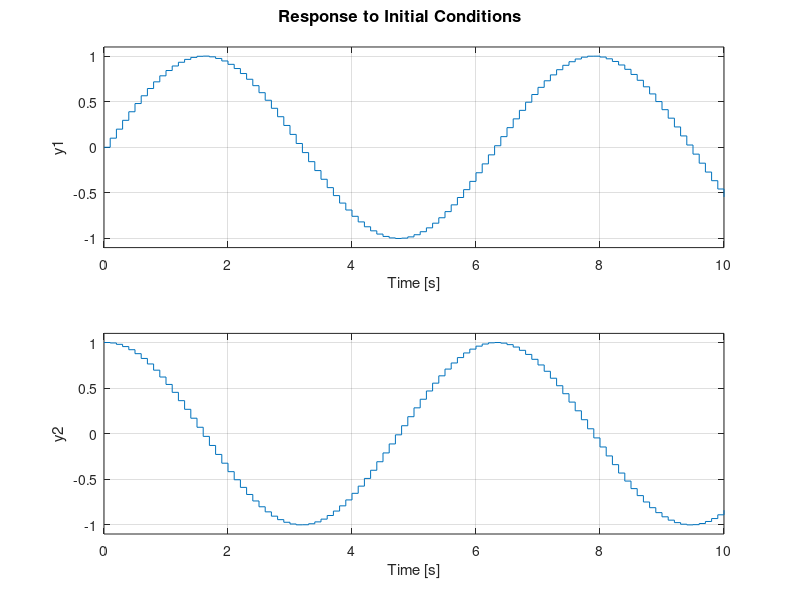
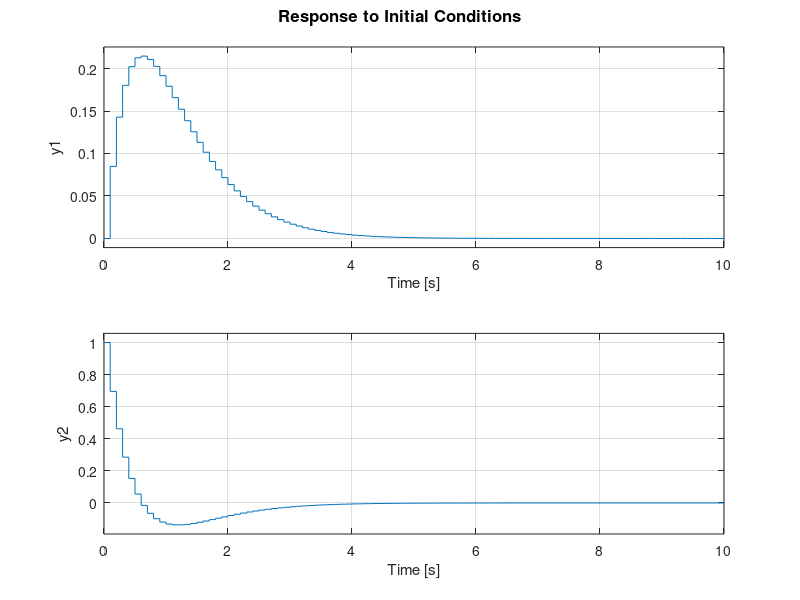
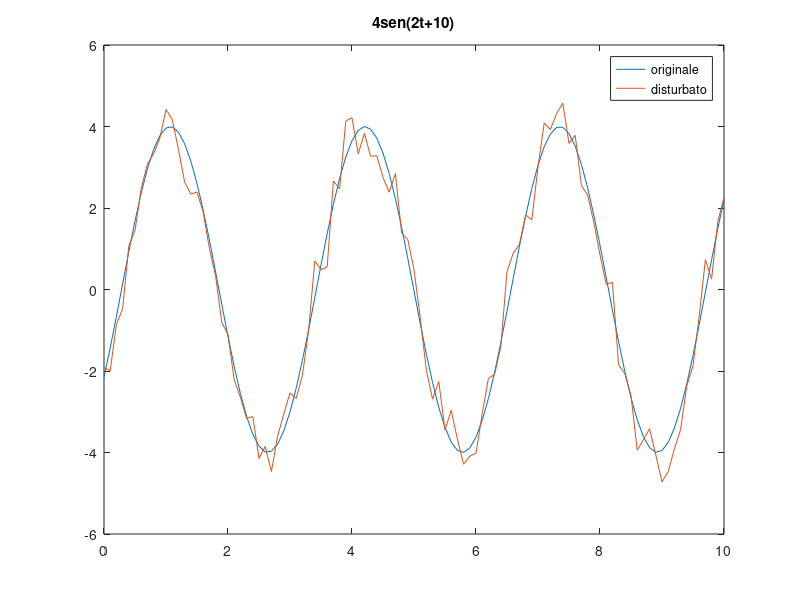
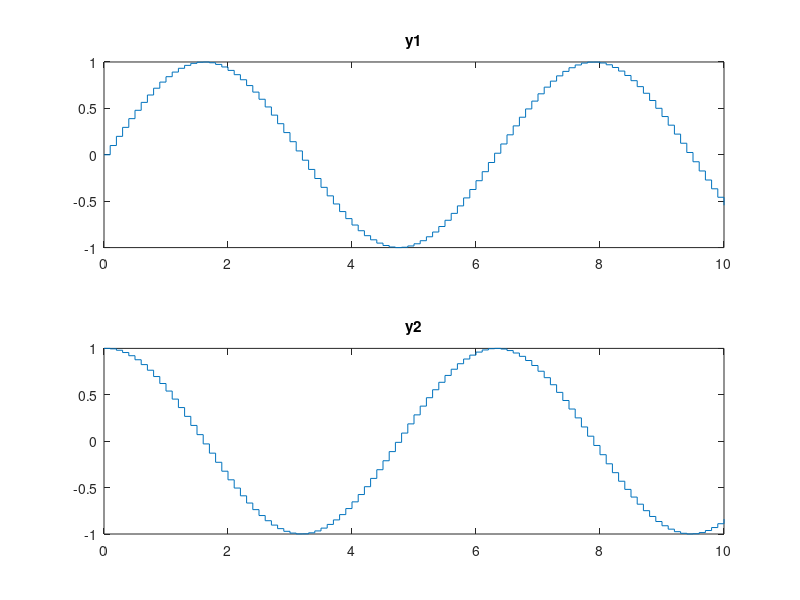

The MATLAB source for these figures, in order: (Note: this script raises an error after producing the figures.)
clear;
clc;

%% Parametri
orizzonte=10;
campionamento=0.1;
dimensione=(orizzonte/campionamento) +1;
x0=[0 1]';
A=[0 1; -1 0];
B=[0 1]';
C=eye(2);
D=[0 0]';
sys = ss(A,B,C,D);
sysd = c2d(sys,campionamento);
Ad=sysd.A;
Bd=sysd.B;

%% Stabilità
autovalori_continuo=eig(A);
autovalori_discreto=abs(eig(sysd.A));
figure(1);
initial(sysd,x0,orizzonte);

%% Ottimizzazione
Q=eye(2)*2;
Qf=Q;
R=0.25;
[K,S,E] = dlqr(Ad,Bd,Q,R);

%% Stabilità ciclo chiuso
Ad_chiuso=Ad-Bd*K;
autovalori_discreto_chiuso=abs(eig(Ad_chiuso));
sysd_chiuso=ss(Ad_chiuso,Bd,C,D,campionamento);
figure(2);
initial(sysd_chiuso,x0,orizzonte);


%% seno
x = 1:0.1:11;
t = 0:0.1:10;
y = zeros(1,length(x));
y_disturbato = zeros(1,length(x));
media=0;
sigma=0.5;
random=media+sigma*randn(1,length(x));

for i=1:length(x)
    y(i) = 4*sin(2*x(i)+10);
    y_disturbato(i) = y(i)+random(i);
end

figure(3);
plot(t,y,t,y_disturbato);
title("4sen(2t+10)");
legend('originale','disturbato');


%% grafico libero a mano
tempo=0:campionamento:orizzonte;
Y = zeros(2,dimensione);
X = zeros(2,dimensione);
X(:,1) = [0 1]';

for t=1:dimensione-1
    Y(:,t) = C*X(:,t);
    X(:,t+1) = Ad*X(:,t);
end
Y(:,dimensione) = C*X(:,dimensione);
figure(4);
subplot(2,1,1);
%y=interp1(Y(1,:),tempo);
stairs(tempo(1,:),Y(1,:));
title('y1');

subplot(2,1,2);
%y=interp1(Y(2,:),tempo);
stairs(tempo(1,:),Y(2,:));
title('y2');


%% grafico controllato a mano
tempo=0:campionamento:orizzonte;
Y = zeros(2,dimensione);
X = zeros(2,dimensione);
U = zeros(1,dimensione-1);
X(:,1) = [0 1]';

for t=1:dimensione-1
    U(:,t)= -K*X(:,t);
    Y(:,t) = C*X(:,t);
    X(:,t+1) = Ad*X(:,t)+Bd*U(:,t);
end
Y(:,dimensione) = C*X(:,dimensione);
figure(5);
subplot(2,1,1);
%y=interp1(Y(1,:),tempo);
stairs(tempo(1,:),Y(1,:));
title('y1 controllato');

subplot(2,1,2);
%y=interp1(Y(2,:),tempo);
stairs(tempo(1,:),Y(2,:));
title('y2 controllato');


%% LQT di z fisso
tempo=0:campionamento:orizzonte;
Y = zeros(2,dimensione);
X = zeros(2,dimensione);
U = zeros(1,dimensione-1);
X(:,1) = [0 1]';
Zbase = [1,2]';
Z = ones(2,dimensione).*Zbase;
Q(1,1)=0.001;
Q(2,2)=0.18;
[K,G,Lg] = Riccati_K_G(A,B,C,Q,Qf,R,tempo-1,Z);
for t=1:dimensione-1
    U(:,t)= K(:,:,t)*X(:,t)+Lg(:,:,t)*G(:,:,t+1);
    Y(:,t) = C*X(:,t);
    X(:,t+1) = Ad*X(:,t)+Bd*U(:,t);
end
Y(:,dimensione) = C*X(:,dimensione);
figure(5);
subplot(2,1,1);
stairs(tempo(1,:),Y(1,:));
title('y1 tracking verso z(1)=1');

subplot(2,1,2);
stairs(tempo(1,:),Y(2,:));
title('y2 tracking verso z(2)=2');  


%% LQT di z variabile
tempo=0:campionamento:orizzonte;
Y = zeros(2,dimensione);
X = zeros(2,dimensione);
U = zeros(1,dimensione-1);
X(:,1) = [0 1]';

Z = ones(2,dimensione);
for t=1:dimensione-1
    Z(:,t)=Z(:,t).*y(:,t);
end

Q(1,1)=0.001;
Q(2,2)=0.00001;
[K,G,Lg] = Riccati_K_G(A,B,C,Q,Qf,R,tempo-1,Z);
for t=1:dimensione-1
    U(:,t)= K(:,:,t)*X(:,t)+Lg(:,:,t)*G(:,:,t+1);
    Y(:,t) = C*X(:,t);
    X(:,t+1) = Ad*X(:,t)+Bd*U(:,t);
end
Y(:,dimensione) = C*X(:,dimensione);
figure(6);
subplot(3,1,1);
stairs(tempo(1,:),Y(1,:));
title('y1 tracking verso 4sen(2t+10)');

subplot(3,1,2);
stairs(tempo(1,:),Y(2,:));
title('y2 tracking verso 4sen(2t+10)');  

subplot(3,1,3);
stairs(tempo(1,:),y(1,:));
title('4sen(2t+10)'); 
